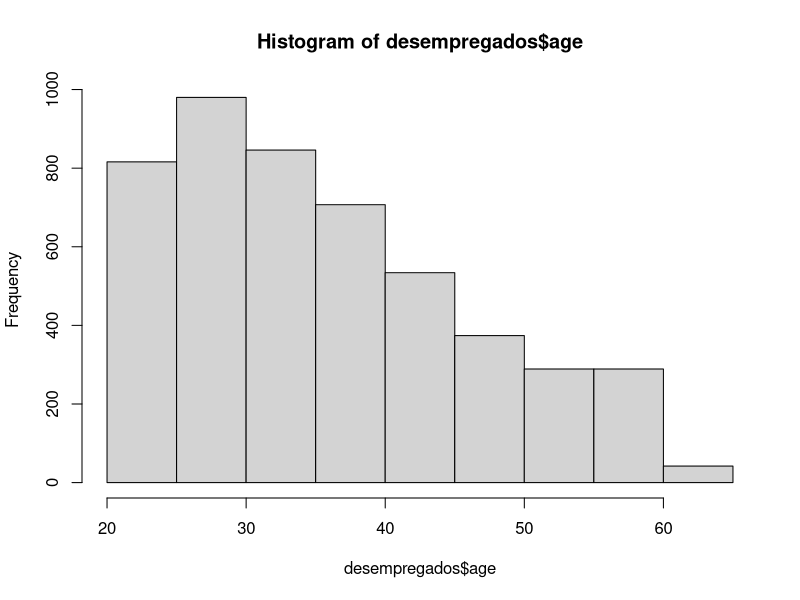
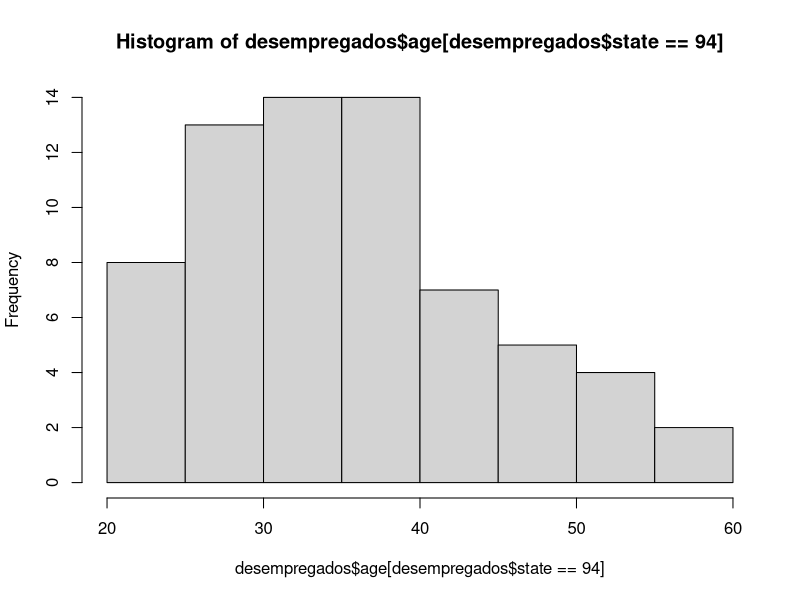

Recreate these plots in R, in order. (Note: this script raises an error after producing the figures.)
## ---- chunk 1
knitr::opts_chunk$set(echo = TRUE)
## ---- chunk 2
# lê o arquivo
desempregados = read.csv("Benefits.csv")

# apresenta os dez primeiros registros
head(desempregados, 10)
## ---- chunk 3
dim(desempregados)
# linhas
nrow(desempregados)

# colunas
ncol(desempregados)
## ---- chunk 4
# 21
estado <- 21
idades <- desempregados$age[desempregados$yrdispl[desempregados$state == estado]==1]
media <- mean(idades)
mediana <- median(idades)
amplitude <- idades[max(idades)] - idades[min(idades)]
interq <- quantile(idades)
interq <- interq[[4]]-interq[[2]]
dpadrao <- sd(idades)
cov <- dpadrao/media

sprintf("Estado: %d   Média: %5.2f   Mediana: %5.2f   Amplitude: %d   Amp. Interquartil: %5.2f   Devio Padrão: %5.2f   Coeficiente de Variação: %5.2f", estado, media, mediana, amplitude, interq, dpadrao, cov)

# 44
estado <- 44
idades <- desempregados$age[desempregados$yrdispl[desempregados$state == estado]==1]
media <- mean(idades)
mediana <- median(idades)
amplitude <- idades[max(idades)] - idades[min(idades)]
interq <- quantile(idades)
interq <- interq[[4]]-interq[[2]]
dpadrao <- sd(idades)
cov <- dpadrao/media

sprintf("Estado: %d   Média: %5.2f   Mediana: %5.2f   Amplitude: %d   Amp. Interquartil: %5.2f   Devio Padrão: %5.2f   Coeficiente de Variação: %5.2f", estado, media, mediana, amplitude, interq, dpadrao, cov)



# {r, echo=FALSE, eval=FALSE, include=FALSE}

# 58
estado <- 58
idades <- desempregados$age[desempregados$yrdispl[desempregados$state == estado]==1]
media <- mean(idades)
mediana <- median(idades)
amplitude <- idades[max(idades)] - idades[min(idades)]
interq <- quantile(idades)
interq <- interq[[4]]-interq[[2]]
dpadrao <- sd(idades)
cov <- dpadrao/media

sprintf("Estado: %d   Média: %5.2f   Mediana: %5.2f   Amplitude: %d   Amp. Interquartil: %5.2f   Devio Padrão: %5.2f   Coeficiente de Variação: %5.2f", estado, media, mediana, amplitude, interq, dpadrao, cov)

# 82
estado <- 82
idades <- desempregados$age[desempregados$yrdispl[desempregados$state == estado]==1]
media <- mean(idades)
mediana <- median(idades)
amplitude <- idades[max(idades)] - idades[min(idades)]
interq <- quantile(idades)
interq <- interq[[4]]-interq[[2]]
dpadrao <- sd(idades)
cov <- dpadrao/media

sprintf("Estado: %d   Média: %5.2f   Mediana: %5.2f   Amplitude: %d   Amp. Interquartil: %5.2f   Devio Padrão: %5.2f   Coeficiente de Variação: %5.2f", estado, media, mediana, amplitude, interq, dpadrao, cov)

# 94
estado <- 94
idades <- desempregados$age[desempregados$yrdispl[desempregados$state == estado]==1]
media <- mean(idades)
mediana <- median(idades)
amplitude <- idades[max(idades)] - idades[min(idades)]
interq <- quantile(idades)
interq <- interq[[4]]-interq[[2]]
dpadrao <- sd(idades)
cov <- dpadrao/media

sprintf("Estado: %d   Média: %5.2f   Mediana: %5.2f   Amplitude: %d   Amp. Interquartil: %5.2f   Devio Padrão: %5.2f   Coeficiente de Variação: %5.2f", estado, media, mediana, amplitude, interq, dpadrao, cov)

## ---- chunk 5
# todos os estados
hist(desempregados$age)

# somente o estado 94
hist(desempregados$age[desempregados$state == 94])
## ---- chunk 6
# todos os estados


## ---- chunk 7
# checagem de valores nulos
any(is.na(desempregados))

# FALSE significa que não há valores NA nesse data frame
## ---- chunk 8

# osestados = desempregados[desempregados$state == c(21, 44, 58, 82, 94)]  # não funciona
osestados = desempregados[desempregados$state %in% c(21, 44, 58, 82, 94),] # Pra quê essa vírgula?
# 1. 
"Estado x Sexo"
table(osestados$state, osestados$sex)

# 2. 
table(osestados$state, osestados$school12)

# 3. 
table()

# 4. 


## ---- chunk 9
# linhas


# colunas

## ---- chunk 10
# qtd municípios


# qtd zonas eleitorais


## ---- chunk 11


## ---- chunk 12


## ---- chunk 13
library(knitr)


## ---- chunk 14



## ---- chunk 15



